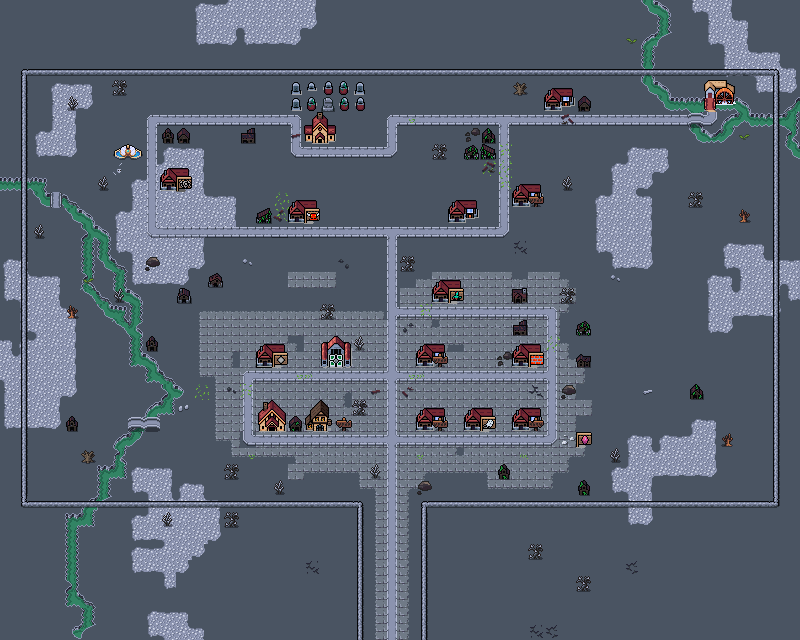

A level layout from a 2D game, rendered from its tile map. Below: a short description, then the map file with tile-grid data replaced by summaries:
An orthogonal 50x40 tile map with 16x16 px tiles, 4 tile layers (Background, Ground, Walls, Overlay), 5 tilesets and 46 objects.

<map version="1.10" tiledversion="1.10.1" orientation="orthogonal" renderorder="right-down" width="50" height="40" tilewidth="16" tileheight="16" infinite="0" nextlayerid="7" nextobjectid="118">
 <editorsettings>
  <export target="waste_town.abandoned.tmx" format="tmx" />
 </editorsettings>
 <properties>
  <property name="preventEscape" type="bool" value="true" />
 </properties>
 <tileset firstgid="1" source="../../../../common/maps/tileset/main.tsx" />
 <tileset firstgid="10113" source="../../../../common/maps/tileset/buildings.tsx" />
 <tileset firstgid="11905" source="../../../../common/maps/tileset/buildings-nocollide.tsx" />
 <tileset firstgid="13697" source="../../../../common/maps/tileset/rivers.tsx" />
 <tileset firstgid="30977" source="../../../../common/maps/tileset/rivers-nocolide.tsx" />
 <layer id="1" name="Background" width="50" height="40">
  <data>[2000 cells, 2000 non-empty, 32 distinct tile ids]</data>
 </layer>
 <layer id="2" name="Ground" width="50" height="40">
  <data>[2000 cells, 586 non-empty, 55 distinct tile ids]</data>
 </layer>
 <layer id="3" name="Walls" width="50" height="40">
  <properties>
   <property name="spriteLayer" type="bool" value="true" />
  </properties>
  <data>[2000 cells, 293 non-empty, 56 distinct tile ids]</data>
 </layer>
 <layer id="5" name="Overlay" width="50" height="40">
  <data>[2000 cells, 55 non-empty, 25 distinct tile ids]</data>
 </layer>
 <objectgroup id="4" name="Objects">
  <!-- 46 objects omitted --></objectgroup>
</map>
<!-- 46 of 46 objects omitted -->
